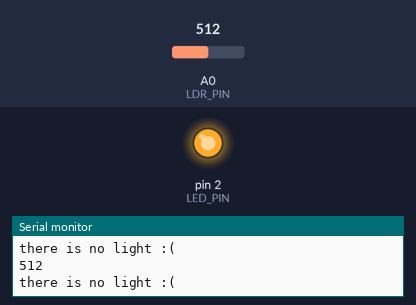
This sketch was run on a simulated Arduino Uno, built with avr-gcc and run on an emulated ATmega328P. On the bench: output pins drawn as LEDs (lit = HIGH), the last lines printed to the serial monitor. The test bench sets the inputs (shaded band); at power-on: A0 (LDR_PIN) = 512.

Above: at 1.8 s.
1.9 s: A0 (LDR_PIN) set to 111
3.4 s: A0 (LDR_PIN) set to 89
At 5.1 s:
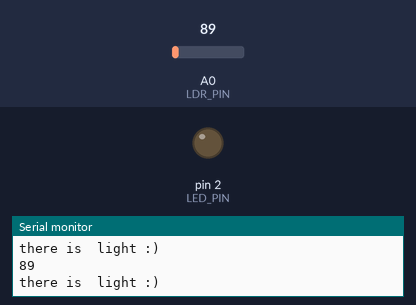
5.5 s: A0 (LDR_PIN) set to 110
At 6.7 s:
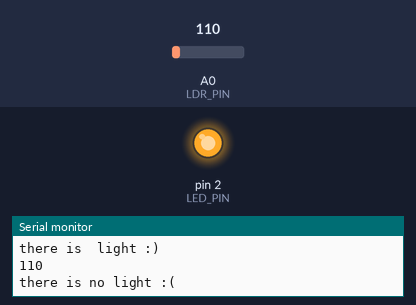
7.5 s: A0 (LDR_PIN) set to 90
At 9.4 s:
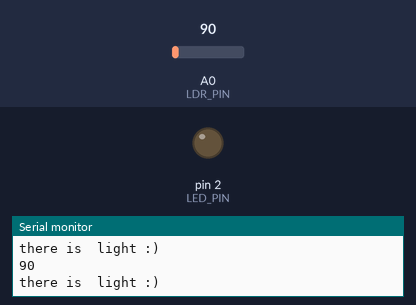
Timing chart, 0 to 10.5 s (numbered marks = the images above; inputs shaded):
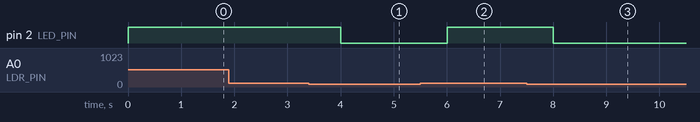

Measured:
- the behaviour switches between 101 and 100 on A0 (LDR_PIN) (found by bisection; images 0 and 1)
- after the input at 3.4 s, pin 2 (LED_PIN): HIGH → LOW after 0.60 s
- after the input at 5.5 s, pin 2 (LED_PIN): LOW → HIGH after 0.50 s
- after the input at 7.5 s, pin 2 (LED_PIN): HIGH → LOW after 0.50 s

The sketch:

LDR_SENSOR.ino
```cpp
#define LDR_PIN A0
#define LED_PIN 2

void setup() {
  pinMode(LDR_PIN, INPUT);
  pinMode(LED_PIN, OUTPUT);

  Serial.begin(9600);
}

void loop() {
  int ldr_readings = analogRead(LDR_PIN);

  Serial.println(ldr_readings);

  if (ldr_readings <= 100) {
    digitalWrite(LED_PIN, LOW);  // LED OFF
    Serial.println("there is  light :) ");
  } else {
    digitalWrite(LED_PIN, HIGH);   // LED ON
    Serial.println("there is no light :( ");
  }

  delay(1000);
}
```
